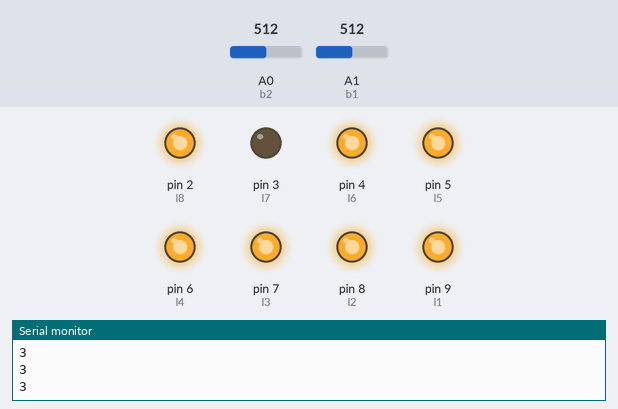
The sketch below on a simulated Arduino Uno, built with avr-gcc and run on an emulated ATmega328P. Parts: output pins drawn as LEDs (lit = HIGH), the last lines printed to the serial monitor. The inputs (shaded band) are chosen by the test bench; at power-on: A0 (b2) = 512, A1 (b1) = 512. Pins used as bus, display or sensor lines are not drawn.

Above: at 11.3 s.
11.4 s: A0 (b2) set to 699
At 12.7 s:
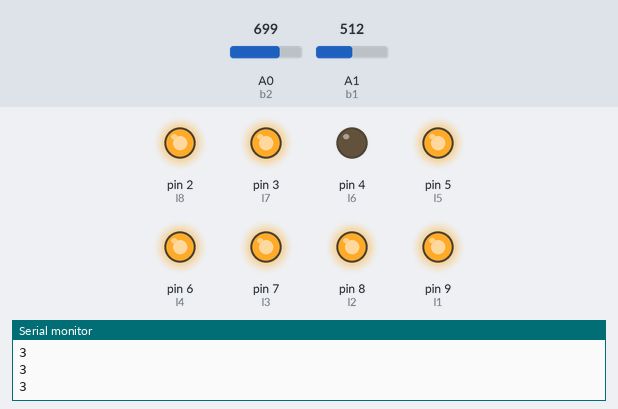
15.6 s: A0 (b2) set to 728
At 18.7 s:
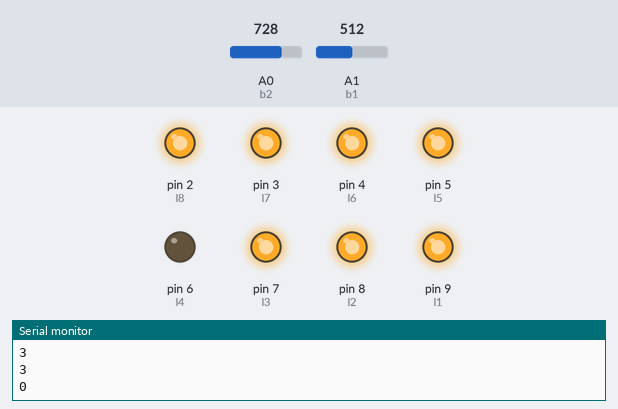
20.0 s: A0 (b2) set to 755
23.5 s: A0 (b2) set to 779
At 24.5 s:
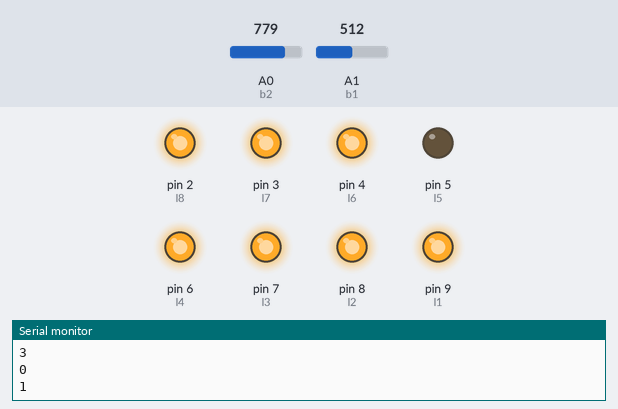
Timing chart, 0 to 28.9 s (numbered marks = the images above; inputs shaded):
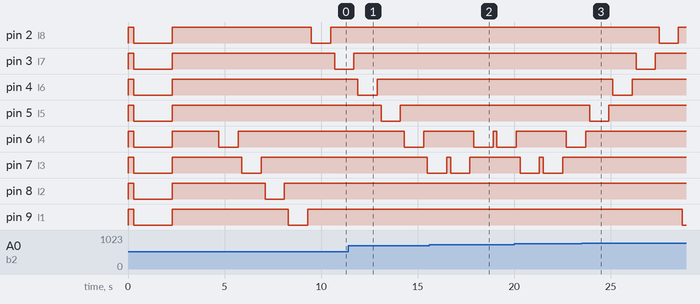

The sketch:

projet_snake_8x8.ino
```cpp
#define l1 9
#define l2 8
#define l3 7
#define l4 6
#define l5 5
#define l6 4
#define l7 3
#define l8 2

#define c1 10
#define c2 11
#define c3 12
#define c4 13
#define c5 A5
#define c6 A4
#define c7 A3
#define c8 A2

#define b1 A1
#define b2 A0

////////////////////////////////////////////////////////////

// Position initiale
  int direction = 3; // haut = 0, droite = 1, bas = 2, gauche = 3
  int position[2] = {3,3};

  int matrice[8][8] = {{1, 1, 1, 1, 1, 1, 1, 1},
                       {1, 1, 1, 1, 1, 1, 1, 1},
                       {1, 1, 1, 1, 1, 1, 1, 1},
                       {1, 1, 1, 1, 1, 1, 1, 1},
                       {1, 1, 1, 1, 1, 1, 1, 1},
                       {1, 1, 1, 1, 1, 1, 1, 1},
                       {1, 1, 1, 1, 1, 1, 1, 1},
                       {1, 1, 1, 1, 1, 1, 1, 1}};


////////////////////////////////////////////////////////////
void setup() {
  // put your setup code here, to run once:
  // DEBUG
  Serial.begin(9600);

  pinMode(l1, OUTPUT);
  pinMode(l2, OUTPUT);
  pinMode(l3, OUTPUT);
  pinMode(l4, OUTPUT);
  pinMode(l5, OUTPUT);
  pinMode(l6, OUTPUT);
  pinMode(l7, OUTPUT);
  pinMode(l8, OUTPUT);

  pinMode(c1, OUTPUT);
  pinMode(c2, OUTPUT);
  pinMode(c3, OUTPUT);
  pinMode(c4, OUTPUT);
  pinMode(c5, OUTPUT);
  pinMode(c6, OUTPUT);
  pinMode(c7, OUTPUT);
  pinMode(c8, OUTPUT);

////////////////////////////////////
  digitalWrite(l1, HIGH);
  digitalWrite(l2, HIGH);
  digitalWrite(l3, HIGH);
  digitalWrite(l4, HIGH);
  digitalWrite(l5, HIGH);
  digitalWrite(l6, HIGH);
  digitalWrite(l7, HIGH);
  digitalWrite(l8, HIGH);

  digitalWrite(c1, LOW);
  digitalWrite(c2, LOW);
  digitalWrite(c3, LOW);
  digitalWrite(c4, LOW);
  digitalWrite(c5, LOW);
  digitalWrite(c6, LOW);
  digitalWrite(c7, LOW);
  digitalWrite(c8, LOW);

  delay(100);

// Verification integrite de toutes les LED
  configMatrice(matrice);
  delay(2000);

// Verification extinction de toutes les LED
  for (int i = 0; i < 8; i++) {
        for (int j = 0; j < 8; j++) {
            matrice[i][j] = 0;
        }
    }

  configMatrice(matrice);
  delay(2000);

  // Positionnement
  matrice[position[0]][position[1]] = 1;

  configMatrice(matrice);
  delay(1000);

}

///////////////////////////////////////////////////////////

void loop() {
  // put your main code here, to run repeatedly:

  // Detection pression bouton
  detectionCommande(&direction);
  // Mouvement du mobile
  mouvement(&position[0], direction, 7);
  // Modification de la matrice
  modifMatrice(&matrice[0][0], &position[0], 8);
  // Affichage matrice
  configMatrice(matrice);
  // Delay entre chaque iteration
  delay(1000);

  // DEBUG
  Serial.println(direction);

}

///////////////////////////////////////////////////////////

void configMatrice(int matrice[8][8]){
// Fonction affichant le contenu d'une matrice 8x8 sur l'afficheur


// remise a 0
digitalWrite(l1, HIGH);
digitalWrite(l2, HIGH);
digitalWrite(l3, HIGH);
digitalWrite(l4, HIGH);
digitalWrite(l5, HIGH);
digitalWrite(l6, HIGH);
digitalWrite(l7, HIGH);
digitalWrite(l8, HIGH);

digitalWrite(c1, LOW);
digitalWrite(c2, LOW);
digitalWrite(c3, LOW);
digitalWrite(c4, LOW);
digitalWrite(c5, LOW);
digitalWrite(c6, LOW);
digitalWrite(c7, LOW);
digitalWrite(c8, LOW);

delay(200);

// pour chaque ligne
for (int ligne = 0; ligne < 8; ligne++){

  // pour chaque colonne
  for (int colonne = 0; colonne < 8; colonne++){

    // detection objets
    int valeur = matrice[ligne][colonne];

    if (valeur == 1){
      // lignes
      if (ligne == 0){
        digitalWrite(l1, LOW);
      }
      if (ligne == 1){
        digitalWrite(l2, LOW);
      }
      if (ligne == 2){
        digitalWrite(l3, LOW);
      }
      if (ligne == 3){
        digitalWrite(l4, LOW);
      }
      if (ligne == 4){
        digitalWrite(l5, LOW);
      }
      if (ligne == 5){
        digitalWrite(l6, LOW);
      }
      if (ligne == 6){
        digitalWrite(l7, LOW);
      }
      if (ligne == 7){
        digitalWrite(l8, LOW);

      }

      // colonnes
      if (colonne == 0){
        digitalWrite(c1, HIGH);
      }
      if (colonne == 1){
        digitalWrite(c2, HIGH);
      }
      if (colonne == 2){
        digitalWrite(c3, HIGH);
      }
      if (colonne == 3){
        digitalWrite(c4, HIGH);
      }
      if (colonne == 4){
        digitalWrite(c5, HIGH);
      }
      if (colonne == 5){
        digitalWrite(c6, HIGH);
      }
      if (colonne == 6){
        digitalWrite(c7, HIGH);
      }
      if (colonne == 7){
        digitalWrite(c8, HIGH);
      }
    }
  }
}
}

/////////////////////////////

void mouvement(int* addrPosition, int direction, int tailleMatrice) {
// Fonction deplacant le mobile dans la matrice en fonction de sa direction

    // droite
    if (direction == 1){
        *(addrPosition + 1) = *(addrPosition + 1) + 1;
        if (*(addrPosition + 1) == tailleMatrice+1){
          *(addrPosition + 1) = 0;
        }
    }
    // gauche
    if (direction == 3){
        *(addrPosition + 1) = *(addrPosition + 1) - 1;
        if (*(addrPosition + 1) == -1){
          *(addrPosition + 1) = tailleMatrice;
        }
    }
    // haut
    if (direction == 0){
        *addrPosition = *addrPosition + 1;
        if (*addrPosition == tailleMatrice+1){
          *addrPosition = 0;
        }
    }
    // bas
    if (direction == 2){
        *addrPosition = *addrPosition - 1;
        if (*addrPosition == -1){
          *addrPosition = tailleMatrice;
        }
    }
}

/////////////////////////////

void modifMatrice(int* addrMatrice, int* addrPosition, int tailleMatrice){
// fonction modifiant la matrice avec la nouvelle position du mobile
    // Remise a 0
    for (int index = 0; index < tailleMatrice*tailleMatrice; index++){
        *(addrMatrice + index) = 0;
    }

    // Nouvelle position
    int positionX = *(addrPosition);
    int positionY = *(addrPosition + 1);
    int indexPosition = positionX + 8 * positionY;
    *(addrMatrice + indexPosition) = 1;
}

/////////////////////////////

void afficherMatrice(int* addrMatrice, int tailleMatrice){
// Fonction utilisee pour le deboguage affichant la matrice dans la console
    int valeur = 0;
    int index = 0;

    for (int ligne = 0; ligne < tailleMatrice; ligne++){
        for (int colonne = 0; colonne < tailleMatrice; colonne++){
            valeur = *(addrMatrice + index);
            index = index + 1;
            printf("%d ", valeur);
        }
        printf("\n ");
    }
    printf("\n ");
}

/////////////////////////////

void detectionCommande(int* addrDirection){
// Fonction detectant la pression d'un bouton et modifiant la direction du mobile en consequence

  byte boutonGauche = analogRead(b2);
  byte boutonDroite = analogRead(b1);

  if (boutonDroite < 200){
    *addrDirection = *addrDirection + 1;
    if (*addrDirection == 4){
      *addrDirection = 0;
    }
  }

  if (boutonGauche < 200){
    *addrDirection = *addrDirection - 1;
    if (*addrDirection == -1){
      *addrDirection = 3;
    }
  }

}
```

Measured:
- the behaviour switches between 711 and 712 on A0 (b2) (found by bisection; images 1 and 2)
- the behaviour switches between 767 and 768 on A0 (b2) (found by bisection; images 2 and 3)
- after the input at 15.6 s, pin 2 (l8): stays HIGH (without the input it goes to LOW after 3.5 s); pin 6 (l4): HIGH → LOW after 2.3 s, → HIGH 1.0 s later, → LOW 0.20 s later; pin 8 (l2): stays HIGH (without the input it goes to LOW after 1.1 s); pin 9 (l1): stays HIGH (without the input it goes to LOW after 2.3 s)
- after the input at 23.5 s, pin 2 (l8): HIGH → LOW after 4.0 s, → HIGH 1.0 s later; pin 3 (l7): HIGH → LOW after 2.8 s, → HIGH 1.0 s later; pin 4 (l6): HIGH → LOW after 1.6 s, → HIGH 1.0 s later; pin 5 (l5): HIGH → LOW after 0.41 s, → HIGH 1.0 s later; pin 6 (l4): goes on until 23.7 s, then stays HIGH
